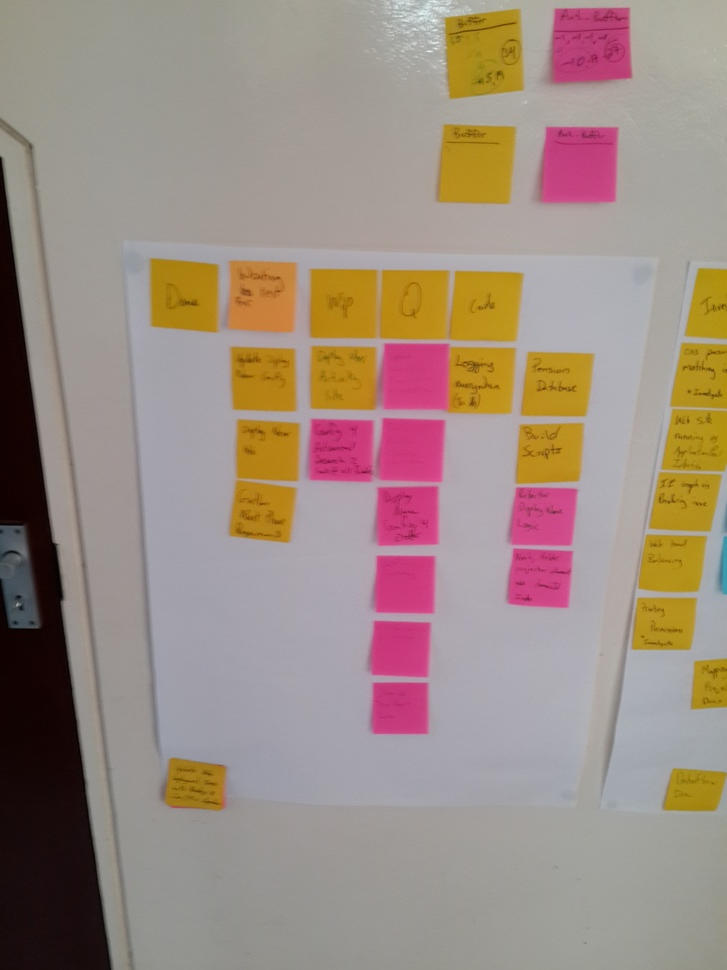
#> input picture pi/images/pic.jpg, 727 x 970 px, shrunk from 3096 x 4128 before the run
$ python simple.py   (Python 2 division)
#> lines starting #> are read from the running program, lines starting #| are printed output that depends on the picture; after the words box and inside, x2 and y2 are one past the last pixel; in counts of white or black regions, pixels touching at a corner belong together
import numpy as np
import cv2

img = cv2.imread('images/pic.jpg')
#> img is the input picture: shape (970, 727, 3); mean B, G, R 130.3, 140.7, 157.8
gray = cv2.imread('images/pic.jpg',0)
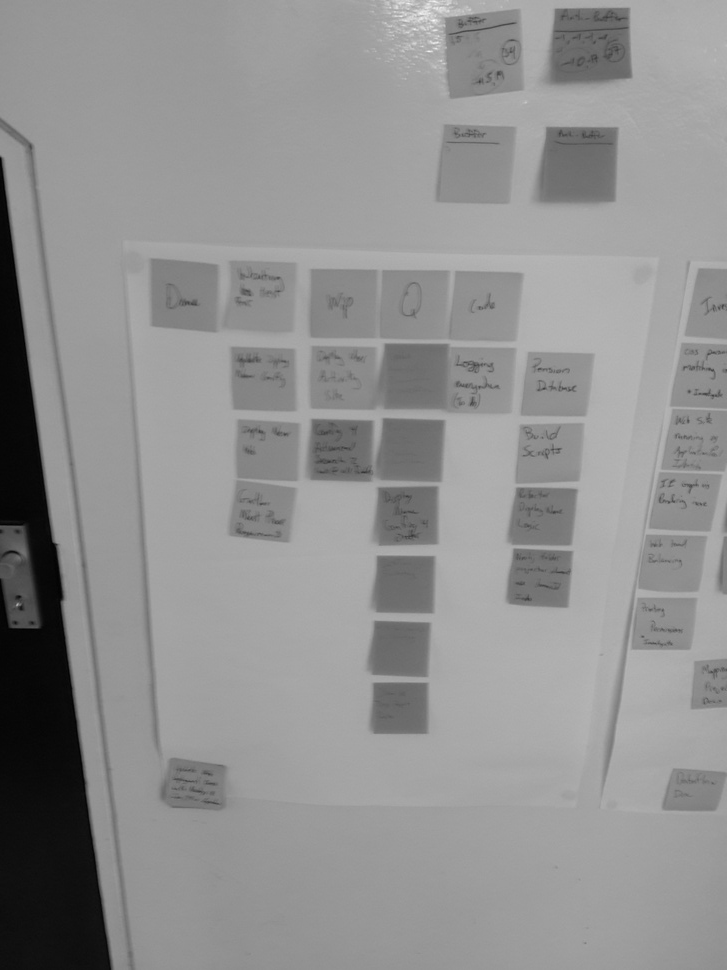
#> gray: shape (970, 727); min 1, max 250, mean 144.7

ret,thresh = cv2.threshold(gray,127,255,1)
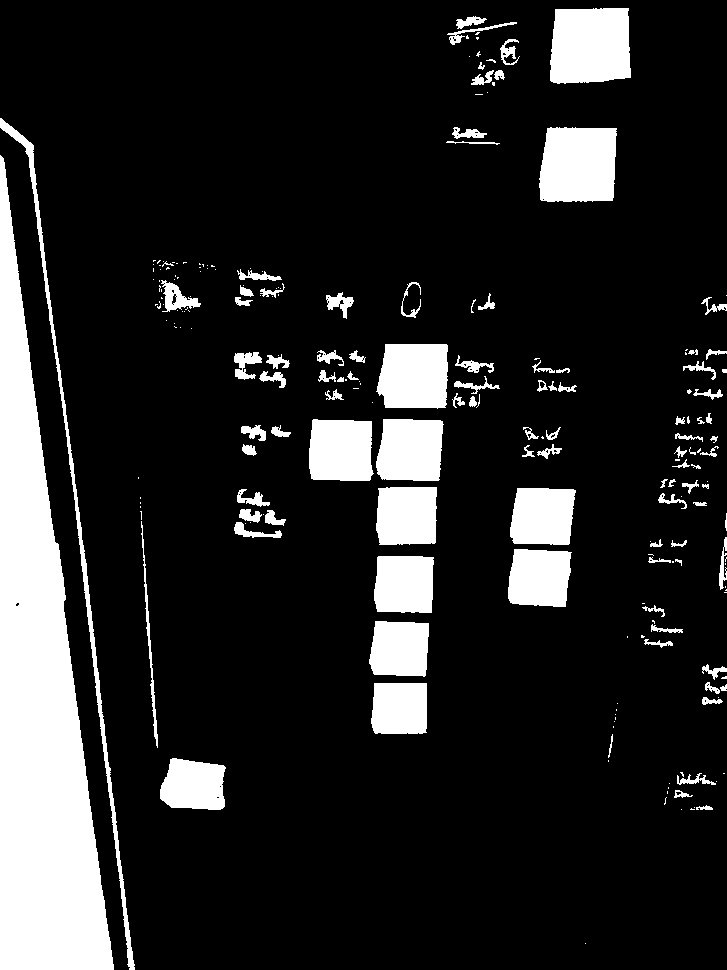
#> thresh: shape (970, 727); 15.1% white; 218 white regions (119 under 20 px)

contours,h = cv2.findContours(thresh,1,2)
#> contours = 289 contours, 201 with area under 20; largest, box (x1, y1, x2, y2) and area: (0, 155, 114, 970) 46569, (550, 8, 631, 84) 5498, (539, 127, 617, 202) 5212, (376, 344, 448, 409) 4058, (376, 419, 444, 481) 3632; h = 289 rows, first 6: [1, -1, -1, -1], [2, 0, -1, -1], [3, 1, -1, -1], [4, 2, -1, -1], [5, 3, -1, -1], [6, 4, -1, -1]

totalSquare = 0

for cnt in contours:
    approx = cv2.approxPolyDP(cnt,0.01*cv2.arcLength(cnt,True),True)
    #print len(approx)
    if len(approx)==5:
        #print "pentagon"
        cv2.drawContours(img,[cnt],0,255,-1)
    elif len(approx)==3:
        #print "triangle"
        cv2.drawContours(img,[cnt],0,(0,255,0),-1)
    elif len(approx)==4:
        print "square"
        totalSquare += 1
        cv2.drawContours(img,[cnt],0,(0,0,255),-1)
    elif len(approx) == 9:
        #print "half-circle"
        cv2.drawContours(img,[cnt],0,(255,255,0),-1)
    elif len(approx) > 15:
        #print "circle"
        cv2.drawContours(img,[cnt],0,(0,255,255),-1)
#> this loop made 289 passes
#> (cnt, approx) on pass 3: ([[691, 808], [690, 809], [694, 809], [692, 809]], [[690, 809], [694, 809], [692, 809], [691, 808]])
#> approx on passes 1, 2, 4, 9, 11, 12: [[585, 943]], [[681, 809]], [[694, 807]], [[667, 791], [667, 793]], [[668, 787], [668, 788]], [[219, 786], [220, 785], [221, 786], [220, 787]]
#| square
#| square
#| square
#| square
#| square
#| square
#| square
#| square
#> (further printed lines are left out)
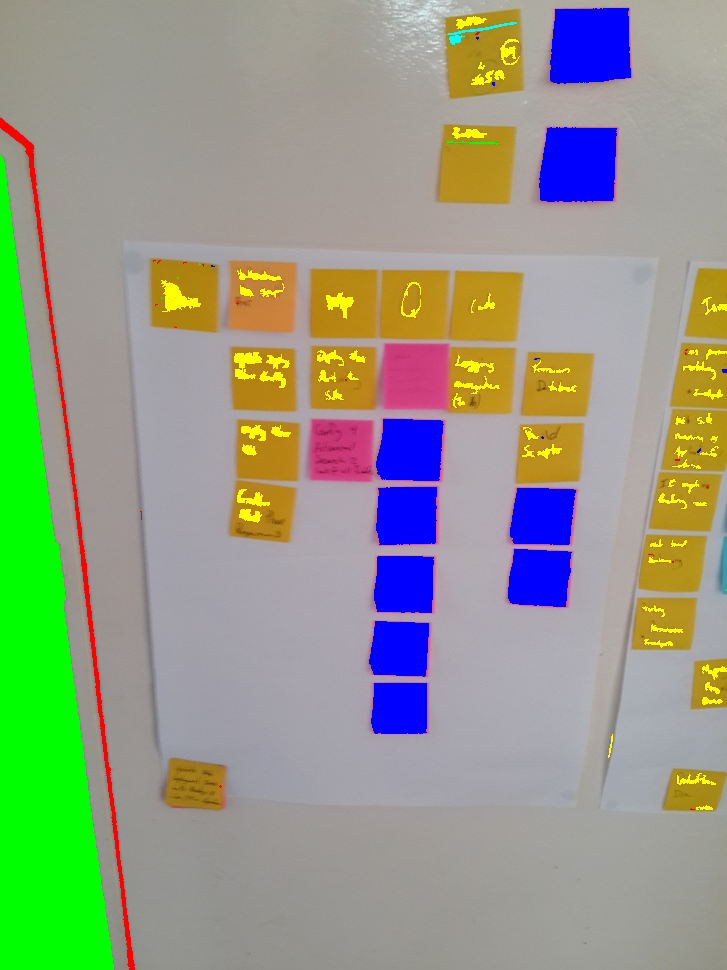
#> img: shape (970, 727, 3); 13.27% of pixels changed, all inside (x1, y1, x2, y2) = (0, 8, 727, 970)
#> after the loop, totalSquare = 55

print totalSquare
#| 55
cv2.imwrite('images/contours.jpg', img)

#cv2.imshow('img',img)
#cv2.waitKey(0)
#cv2.destroyAllWindows()
